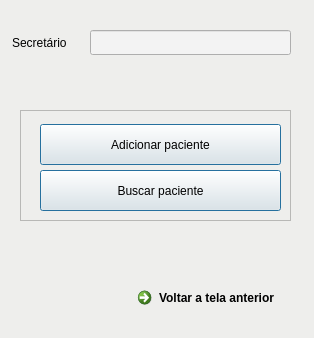
<?xml version="1.0" encoding="UTF-8"?>
<ui version="4.0">
 <class>MainWindow</class>
 <widget class="QMainWindow" name="MainWindow">
  <property name="geometry">
   <rect>
    <x>0</x>
    <y>0</y>
    <width>314</width>
    <height>338</height>
   </rect>
  </property>
  <property name="windowTitle">
   <string>Gestão de Pacientes</string>
  </property>
  <widget class="QWidget" name="centralwidget">
   <widget class="QFrame" name="frame">
    <property name="geometry">
     <rect>
      <x>-10</x>
      <y>-10</y>
      <width>501</width>
      <height>401</height>
     </rect>
    </property>
    <property name="styleSheet">
     <string notr="true">background-color: rgb(238, 238, 236);</string>
    </property>
    <property name="frameShape">
     <enum>QFrame::StyledPanel</enum>
    </property>
    <property name="frameShadow">
     <enum>QFrame::Raised</enum>
    </property>
    <widget class="QLineEdit" name="secretaryTag">
     <property name="geometry">
      <rect>
       <x>20</x>
       <y>40</y>
       <width>81</width>
       <height>25</height>
      </rect>
     </property>
     <property name="text">
      <string>Secretário</string>
     </property>
     <property name="frame">
      <bool>false</bool>
     </property>
     <property name="readOnly">
      <bool>true</bool>
     </property>
    </widget>
    <widget class="QLineEdit" name="secretaryName">
     <property name="geometry">
      <rect>
       <x>100</x>
       <y>40</y>
       <width>201</width>
       <height>25</height>
      </rect>
     </property>
     <property name="styleSheet">
      <string notr="true">background-color: rgb(243, 243, 243);</string>
     </property>
     <property name="readOnly">
      <bool>true</bool>
     </property>
    </widget>
    <widget class="QFrame" name="wrapper">
     <property name="geometry">
      <rect>
       <x>30</x>
       <y>120</y>
       <width>271</width>
       <height>111</height>
      </rect>
     </property>
     <property name="styleSheet">
      <string notr="true">border-color: rgb(92, 53, 102);</string>
     </property>
     <property name="frameShape">
      <enum>QFrame::StyledPanel</enum>
     </property>
     <property name="frameShadow">
      <enum>QFrame::Raised</enum>
     </property>
     <widget class="QPushButton" name="addPatientButton">
      <property name="geometry">
       <rect>
        <x>20</x>
        <y>14</y>
        <width>241</width>
        <height>41</height>
       </rect>
      </property>
      <property name="text">
       <string>Adicionar paciente</string>
      </property>
      <property name="default">
       <bool>true</bool>
      </property>
     </widget>
     <widget class="QPushButton" name="findPatientButton">
      <property name="geometry">
       <rect>
        <x>20</x>
        <y>60</y>
        <width>241</width>
        <height>41</height>
       </rect>
      </property>
      <property name="text">
       <string>Buscar paciente</string>
      </property>
      <property name="default">
       <bool>true</bool>
      </property>
     </widget>
    </widget>
    <widget class="QCommandLinkButton" name="previusPageCommandButton">
     <property name="geometry">
      <rect>
       <x>140</x>
       <y>290</y>
       <width>161</width>
       <height>41</height>
      </rect>
     </property>
     <property name="text">
      <string>Voltar a tela anterior</string>
     </property>
    </widget>
   </widget>
  </widget>
 </widget>
 <resources/>
 <connections/>
</ui>
